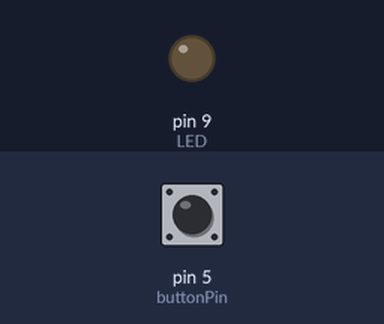
A sketch run on a simulated Arduino Uno, built with avr-gcc and run on an emulated ATmega328P. On the bench: output pins drawn as LEDs (lit = HIGH). Dashed ring = blinking. Inputs (shaded band) come from the test bench; at power-on: pin 5 (buttonPin) LOW.

Above: at 1.2 s.
1.3 s: pin 5 (buttonPin) pulsed HIGH 5 times (0.12 s each, 0.3 s apart)
At 1.75 s:
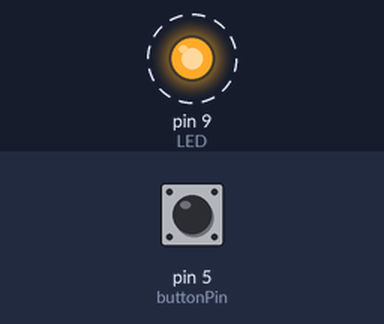
4.3 s: pin 5 (buttonPin) pulled HIGH for 0.15 s
At 4.8 s:
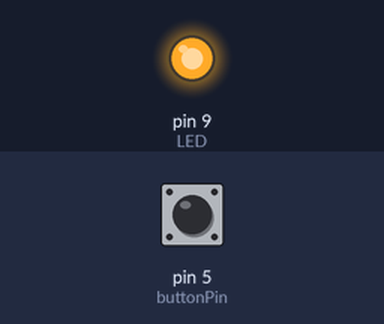
5.9 s: pin 5 (buttonPin) pulled HIGH for 1 s
At 7.3 s:
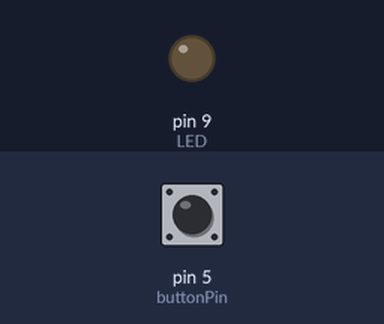
Timing chart, 0 to 8.9 s (numbered marks = the images above; inputs shaded):
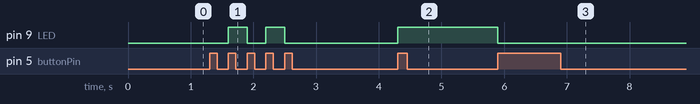

The sketch:

ex5.ino
```cpp
//toggle switch to turn led on or off(pull up resistor)

int LED = 9;
int buttonPin = 5;
int t = 100;
int buttonNew;
int buttonOld;
int ledState = 1;

void setup() {
  Serial.begin(9600);
  pinMode(LED,OUTPUT);
  pinMode(buttonPin,INPUT);
}

void loop() {
  buttonNew=digitalRead(buttonPin);
  if(buttonOld==0 && buttonNew==1){
    if(ledState==0){
      digitalWrite(LED,HIGH);
      ledState=1;
    }
    else{
      digitalWrite(LED,LOW);
      ledState=0;
    }
  }
  buttonOld=buttonNew;
  delay(t);
}
```

Measured:
- after the input at 1.3 s, pin 9 (LED): alternates HIGH for 0.30 s and LOW for 0.30 s, 4 changes in all, then stays LOW, starting after 0.30 s
- after the input at 4.3 s, pin 9 (LED): LOW → HIGH at once
- after the input at 5.9 s, pin 9 (LED): HIGH → LOW at once
